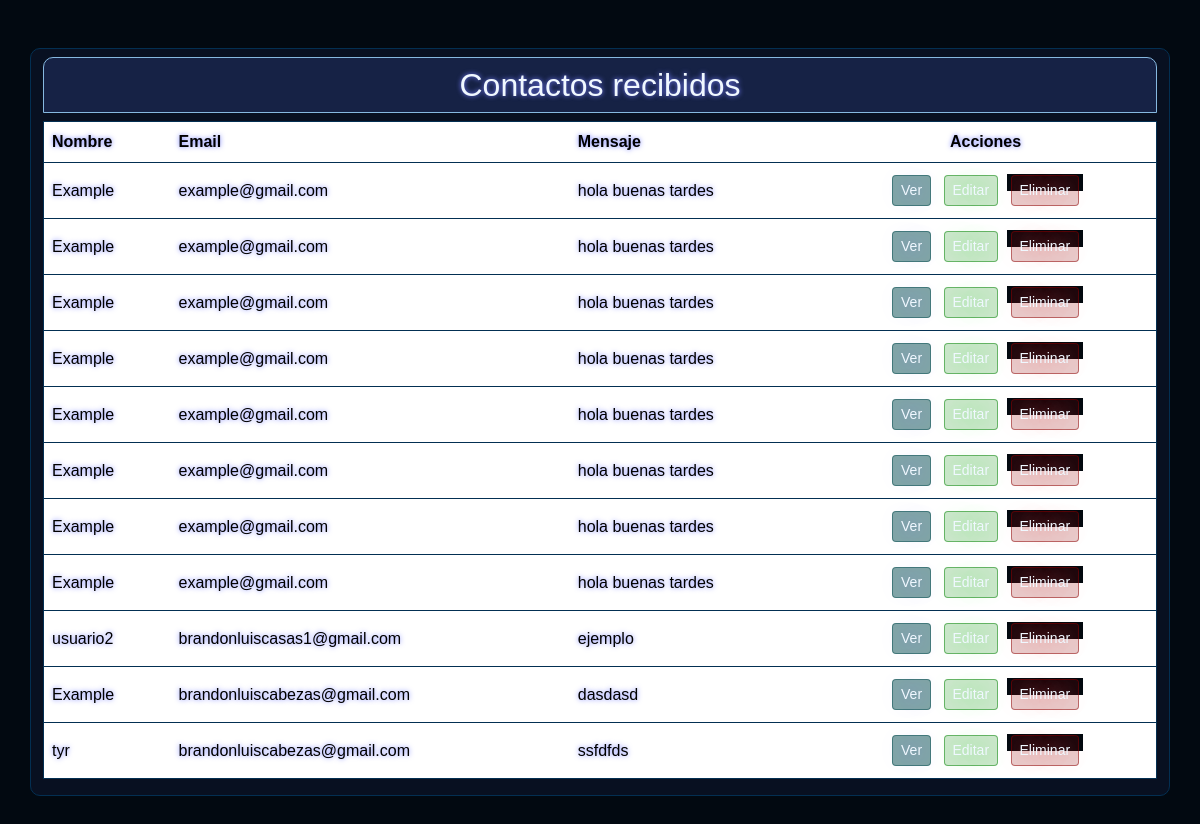
The page /contactos/ (signed in) on the database as committed earlier.
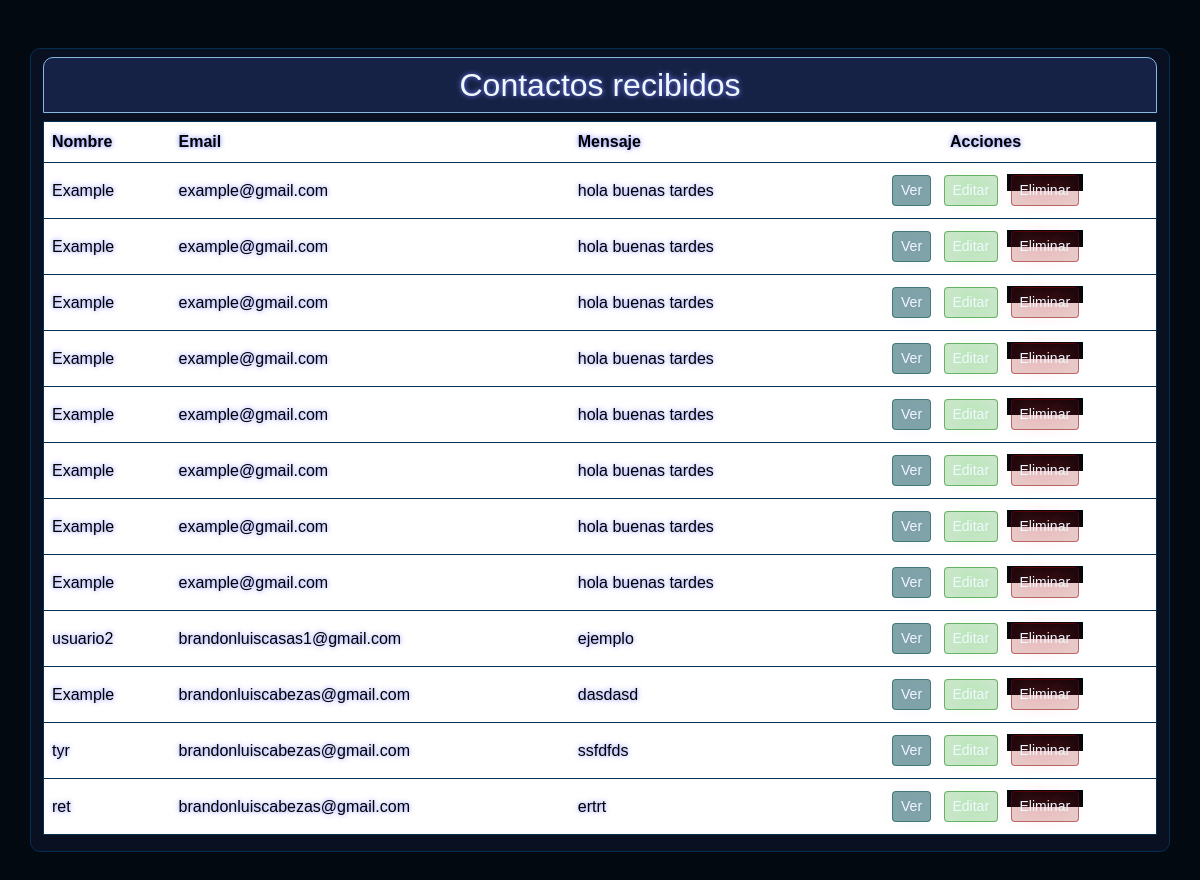
The same page on the database as committed later.
### myporfolio/models.py (models this page shows)
class Contacto(models.Model):
    nombre = models.CharField(max_length=100)
    email = models.EmailField()
    mensaje = models.TextField()
    mensaje_cifrado = models.TextField()
    fecha = models.DateTimeField(auto_now_add=True)

### myporfolio/views.py (the view)
# urls.py: path('contactos/', views.contacto_lista, name='contacto_lista'),
@login_required
def contacto_lista(request):
    contactos = Contacto.objects.all()
    return render(request, 'myporfolio/contacto_lista.html', {'contactos': contactos})

### myporfolio/templates/myporfolio/contacto_lista.html (shortened to what this page needs)
{% extends 'base_generic.html' %}
{% load static %}
{% block content %}
<!DOCTYPE html>
<html lang="en">
<head>
    <link rel="stylesheet" href="{% static 'css/lista_contacto.css' %}">
</head>
<body>
    <div class = "container mt-5 mb-5">
        <h2  class = "titulo my-2 p-2 text-center">Contactos recibidos</h2>
        <div class = "table-responsive">
            <table class = "table  align-middle">
                <thead class = "table-color">
                    <tr>
                        <th scope = "col">Nombre</th>
                        <th scope = "col">Email</th>
                        <th scope = "col">Mensaje</th>
                        <th scope = "col" class = "text-center">Acciones</th>
                    </tr>
                </thead>
                <tbody>
                    {% for contacto in contactos %}
                    <tr class = "text-light">
                        <td>{{ contacto.nombre }}</td>
                        <td>{{ contacto.email }}</td>
                        <td>{{ contacto.mensaje }}</td>
                        <td class = "text-center">
                            <a href="{% url 'contacto_detalle' contacto.pk %}" class = "btn boton-1 btn-sm m-1">Ver</a>
                            <a href="{% url 'contacto_editar' contacto.pk %}" class = "btn boton-3 btn-sm m-1">Editar</a>
                            <form method="POST" action="{% url 'contacto_eliminar' contacto.pk %}" style = "display: inline;">
                                <button type="submit" class = "btn boton-2 btn-sm m-1 ">Eliminar</button>
                            </form>
                        </td>
                    </tr>
                    {% endfor %}
                </tbody>
            </table>
        </div>
    </div>
{% endblock %}

Rows that differ between the two databases and show on the page:
added Contacto: nombre "ret", email "brandonluiscabezas@gmail.com", mensaje "ertrt"
